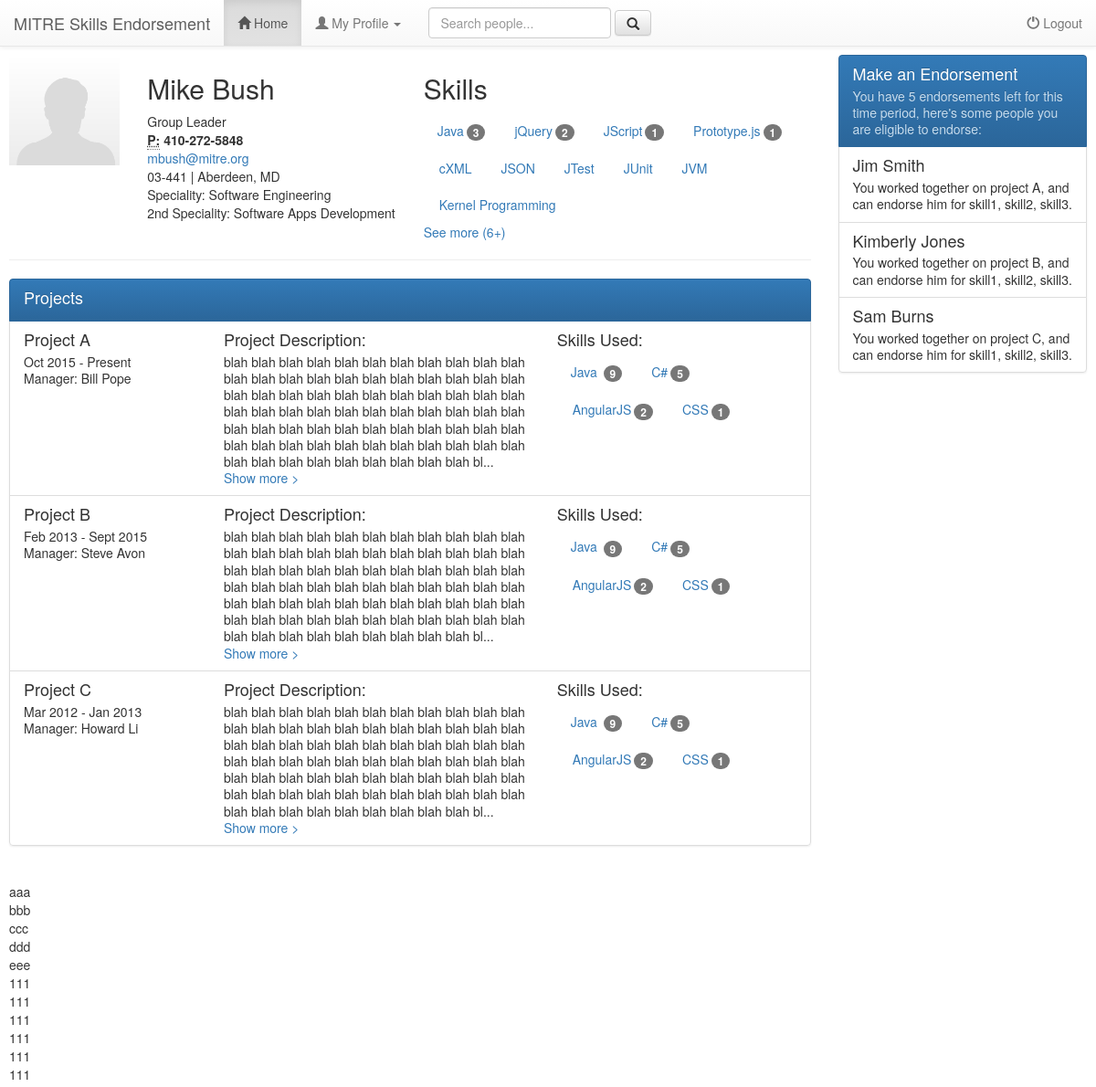
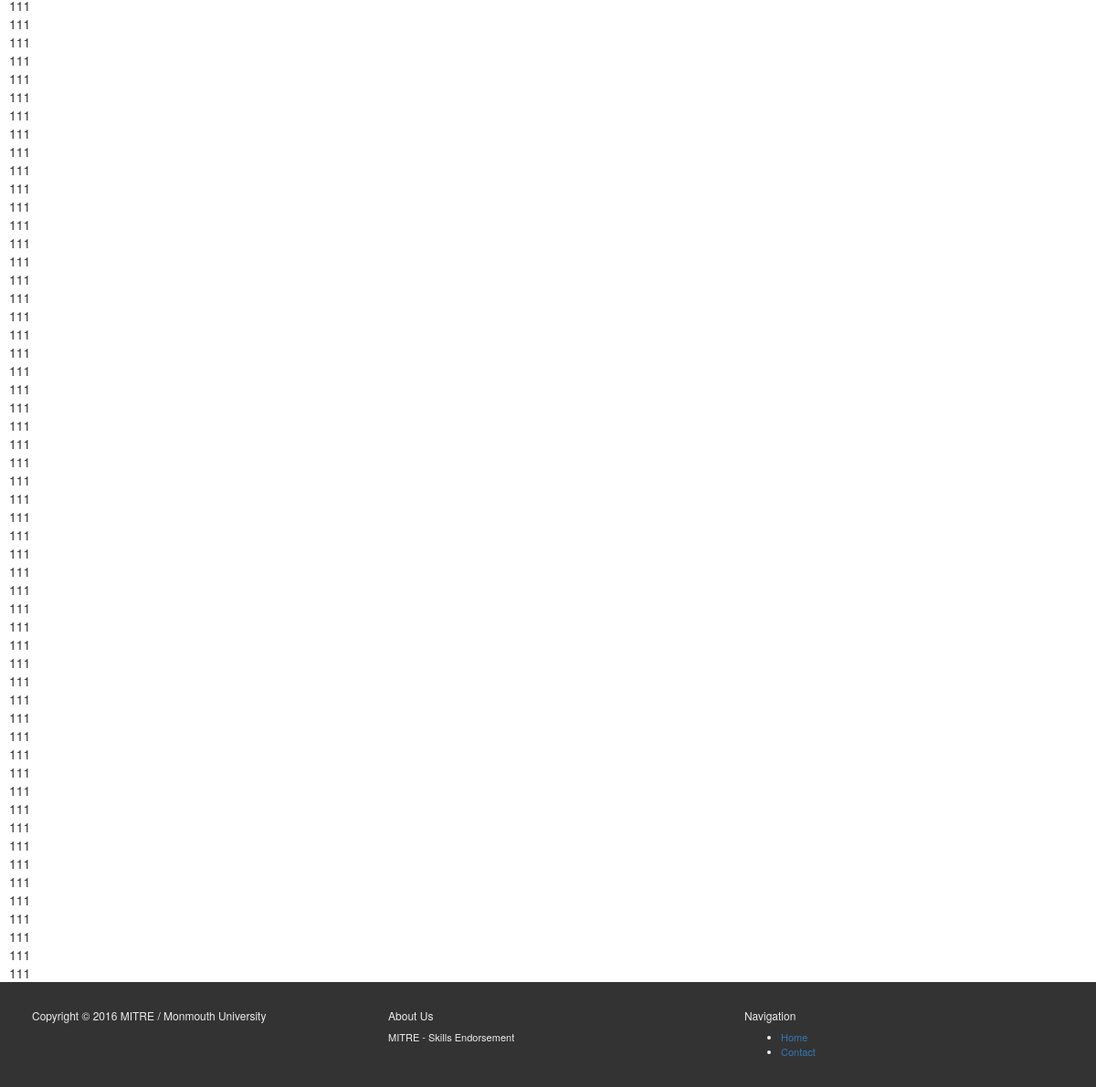
The app's page /user/index.php (signed in) with its own data (2 pictures, top to bottom).
### tables this page shows
CREATE TABLE `users` (
  `user_id` int(11) NOT NULL AUTO_INCREMENT,
  `uname` varchar(50) NOT NULL DEFAULT '',
  `role` varchar(50) NOT NULL DEFAULT '',
  `psword` varchar(20) DEFAULT NULL,
  `fname` varchar(25) DEFAULT NULL,
  `lname` varchar(25) DEFAULT NULL,
  `gender` varchar(1) DEFAULT NULL,
  `email` varchar(50) DEFAULT NULL,
  `phone` varchar(15) DEFAULT NULL,
  `address` varchar(100) DEFAULT NULL,
  `state` varchar(2) DEFAULT NULL,
  `city` varchar(50) DEFAULT NULL,
  `zip` varchar(20) DEFAULT NULL,
  `registration_date` datetime DEFAULT NULL,
  `last_login` datetime DEFAULT NULL,
  `login_attempt` int(11) DEFAULT NULL,
  `blocked_time` datetime DEFAULT NULL,
  `approved_by_admin` varchar(1) DEFAULT NULL,
  `speciality` varchar(75) DEFAULT NULL,
  `speciality2` varchar(75) DEFAULT NULL,
  `job_title` varchar(25) DEFAULT NULL,
  `userdp` varchar(50) DEFAULT NULL,
  PRIMARY KEY (`user_id`,`uname`,`role`)
);

### user/classes/user.php (called while the page is built, shortened)
<?php
class user{
public function getUserInfo($user_id){
		$dbc = mysqli_connect($GLOBALS['db_servername'], $GLOBALS['db_username'], $GLOBALS['db_password'], $GLOBALS['db_name']) or die("Not connected..");
		$q = "select * from users
				where user_id=".$user_id;
		$r = mysqli_query($dbc,$q);
		if (mysqli_num_rows($r) == 1)
		{
			$row = mysqli_fetch_array($r);
			return 	$row;
		}
		else
		{
			return null;
		}
	}
public function getUserSkillsWithRank($user_id){
	$dbc = mysqli_connect($GLOBALS['db_servername'], $GLOBALS['db_username'], $GLOBALS['db_password'], $GLOBALS['db_name']) or die("Not connected..");
		$q = "/*All user's skills with endorsement rankings*/
				select userskills.skill_id, userskills.skill_name, skillrank.rank from
				(
					select ps.skill_id, s.name as skill_name from project_skills ps
					inner join projects p on p.project_id=ps.project_id
					inner join skills s on s.skill_id=ps.skill_id
				 	where upper(p.approved)='Y' and user_id=".$user_id."
				) userskills
				left join
				(
					select skill_id, count(skill_id) as rank from  skill_endorsements
					where user_id=".$user_id."
					group by skill_id
				) skillrank
				on userskills.skill_id=skillrank.skill_id
				order by skillrank.rank desc, userskills.skill_name";
		$r = mysqli_query($dbc,$q);
		if (isset($r) && mysqli_num_rows($r) >= 1)
		{
			return 	$r;
		}
		else
		{
			return null;
		}
	}
}
?>

### user/index.php (the view, shortened to what this page needs)
<?php
$linkno = 1;
include_once 'includes/header.php';
include_once 'classes/user.php';
?>
<?php
function printSkills($dbRows_UserSkillsWithRank, $HowManyShow)
{
	$counter = 0;
	$more = 0;
	echo '<ul class="nav nav-pills" role="tablist">';
	while ( isset($dbRows_UserSkillsWithRank) && $dbRow = mysqli_fetch_array($dbRows_UserSkillsWithRank))
	{
		$counter = $counter + 1;
		$li_str = '<li role="presentation"><a href="#" data-toggle="modal" data-target="#makeViewEndorsementsModal" data-whatever="'.$dbRow['skill_id'].'">'. $dbRow['skill_name'] .'<span class="badge">'. $dbRow['rank'] .'</span></a></li>';
		if ($counter <= $HowManyShow)
		{
			echo $li_str;
		}
		else if ($counter==$HowManyShow+1)
		{
			$more = $more + 1;
		}
		else if ($counter>$HowManyShow)
		{
			$more = $more + 1;
		}
	}
	echo '</ul>';
	if ($counter>$HowManyShow)
		echo '<a href="#" id="more" data-more="'.$more.'" class="morelessul" data-toggle="collapse" data-target="#hiddenskills">See more ('.$more.'+) </a>';
}
?>
<?php
$display_user_id=$userid;
$objUser = new user();
$dbRow_UserInfo = $objUser->getUserInfo($display_user_id);
$dbRows_UserSkillsWithRank = $objUser->getUserSkillsWithRank($display_user_id);
?>
<div class="container-fluid">
    <div class="row">
        <div class="col-md-9" role="main" style="background-color: #ffffff">
	        <div class="row">
		        <div class="col-md-2" style="background-color: #ffffff">
			        <img src="<?php if ( isset($dbRow_UserInfo['userdp']) ) echo '../images/userdp/'. $dbRow_UserInfo['userdp']; else echo '../images/userdp/default-user.png';?>" class="img-responsive" alt="Cinque Terre" width="200" height="200">
		        </div>
				<div class="col-md-4" style="background-color: #ffffff">
					<h2 class="text-capitalize"><?php echo $dbRow_UserInfo['fname'] . ' ' . $dbRow_UserInfo['lname']; ?></h2>
                    <addres>
                        <span class="text-capitalize"><?php echo $dbRow_UserInfo['job_title']; ?></span> <br/>
						<strong><abbr title="Phone">P:</abbr> <?php echo $dbRow_UserInfo['phone']; ?></strong><br/>
						<a href="mailto:#"><?php echo $dbRow_UserInfo['email']; ?></a> <br/>
						<?php echo $dbRow_UserInfo['zip']; ?> | <?php echo $dbRow_UserInfo['city']; ?>, <?php echo $dbRow_UserInfo['state']; ?> <br/>
						Speciality: <?php echo $dbRow_UserInfo['speciality']; ?> <br/>
						2nd Speciality: <?php echo $dbRow_UserInfo['speciality2']; ?>
					</addres>
			</div>
			<div class="col-md-6" style="background-color: #ffffff">
					<h2 class="text-capitalize">Skills</h2>
					<?php printSkills($dbRows_UserSkillsWithRank, 10); ?>
				</div>
	        </div>
		     <hr class="divider">
		     <div class="row">
			    <div class="col-md-12" style="background-color: #ffffff">
				      <div class="bs-example" data-example-id="list-group-custom-content">
	            <div class="list-group">
		            <div  class="list-group-item active">
		            	<h4 class="list-group-item-heading">Projects</h4>
		            </div>
		            <div  class="list-group-item">
			          <div class="row">
				          <div class="col-md-3" style="background-color: #ffffff">
					          <h4 class="list-group-item-heading">Project A</h4>
					          <p class="list-group-item-text">Oct 2015 - Present</p>
					          <p class="list-group-item-text">Manager: Bill Pope</p>
				          </div>
				          <div class="col-md-5" style="background-color: #ffffff">
					          <h4 class="list-group-item-heading">Project Description:</h4>
							  <p class="list-group-item-text">
								  <span class="more">
								  blah blah blah blah blah blah blah blah blah blah blah blah blah blah blah blah blah blah blah blah blah blah blah blah blah blah blah blah blah blah blah blah blah blah blah blah blah blah blah blah blah blah blah blah blah blah blah blah blah blah blah blah blah blah blah blah blah blah blah blah blah blah blah blah blah blah blah blah blah blah blah blah blah blah blah blah blah blah blah blah blah blah blah blah blah blah blah blah blah blah blah blah blah blah blah blah blah blah blah blah blah blah blah blah blah blah blah blah blah blah blah blah blah blah blah blah blah blah blah blah blah blah blah blah blah blah</span></p>
				          </div>
				          <div class="col-md-4" style="background-color: #ffffff">
					          <h4 class="list-group-item-heading">Skills Used:</h4>
					          <ul class="nav nav-pills" role="tablist">
						        <li role="presentation"><a href="#">Java <span class="badge">9</span></a></li>
					  <li role="presentation"><a href="#">C#<span class="badge">5</span></a></li>
					  <li role="presentation"><a href="#">AngularJS<span class="badge">2</span></a></li>
					  <li role="presentation"><a href="#">CSS<span class="badge">1</span></a></li>
					          </ul>
				          </div>
			          </div>
			        </div>
				    <div class="list-group-item">
					    <div class="row">
				          <div class="col-md-3" style="background-color: #ffffff">
					          <h4 class="list-group-item-heading">Project B</h4>
					          <p class="list-group-item-text">Feb 2013 - Sept 2015</p>
					          <p class="list-group-item-text">Manager: Steve Avon</p>
				          </div>
				          <div class="col-md-5" style="background-color: #ffffff">
					          <h4 class="list-group-item-heading">Project Description:</h4>
							  <p class="list-group-item-text">
								  <span class="more">
								  blah blah blah blah blah blah blah blah blah blah blah blah blah blah blah blah blah blah blah blah blah blah blah blah blah blah blah blah blah blah blah blah blah blah blah blah blah blah blah blah blah blah blah blah blah blah blah blah blah blah blah blah blah blah blah blah blah blah blah blah blah blah blah blah blah blah blah blah blah blah blah blah blah blah blah blah blah blah blah blah blah blah blah blah blah blah blah blah blah blah blah blah blah blah blah blah blah blah blah blah blah blah blah blah blah blah blah blah blah blah blah blah blah blah blah blah blah blah blah blah blah blah blah blah blah blah</span></p>
				          </div>
				          <div class="col-md-4" style="background-color: #ffffff">
					          <h4 class="list-group-item-heading">Skills Used:</h4>
					          <ul class="nav nav-pills" role="tablist">
						        <li role="presentation"><a href="#">Java <span class="badge">9</span></a></li>
					  <li role="presentation"><a href="#">C#<span class="badge">5</span></a></li>
					  <li role="presentation"><a href="#">AngularJS<span class="badge">2</span></a></li>
					  <li role="presentation"><a href="#">CSS<span class="badge">1</span></a></li>
					          </ul>
				          </div>
			          </div>
					</div>
					<div class="list-group-item">
					   <div class="row">
				          <div class="col-md-3" style="background-color: #ffffff">
					          <h4 class="list-group-item-heading">Project C</h4>
					          <p class="list-group-item-text">Mar 2012 - Jan 2013</p>
					          <p class="list-group-item-text">Manager: Howard Li</p>
				          </div>
				          <div class="col-md-5" style="background-color: #ffffff">
					          <h4 class="list-group-item-heading">Project Description:</h4>
							  <p class="list-group-item-text">
								  <span class="more">
								  blah blah blah blah blah blah blah blah blah blah blah blah blah blah blah blah blah blah blah blah blah blah blah blah blah blah blah blah blah blah blah blah blah blah blah blah blah blah blah blah blah blah blah blah blah blah blah blah blah blah blah blah blah blah blah blah blah blah blah blah blah blah blah blah blah blah blah blah blah blah blah blah blah blah blah blah blah blah blah blah blah blah blah blah blah blah blah blah blah blah blah blah blah blah blah blah blah blah blah blah blah blah blah blah blah blah blah blah blah blah blah blah blah blah blah blah blah blah blah blah blah blah blah blah blah blah</span></p>
				          </div>
				          <div class="col-md-4" style="background-color: #ffffff">
					          <h4 class="list-group-item-heading">Skills Used:</h4>
					          <ul class="nav nav-pills" role="tablist">
						        <li role="presentation"><a href="#">Java <span class="badge">9</span></a></li>
					  <li role="presentation"><a href="#">C#<span class="badge">5</span></a></li>
					  <li role="presentation"><a href="#">AngularJS<span class="badge">2</span></a></li>
					  <li role="presentation"><a href="#">CSS<span class="badge">1</span></a></li>
					          </ul>
				          </div>
			          </div>
					</div>
				</div>
			</div>
			    </div>
		     </div>
	<br/>aaa
    <br/>bbb
    <br/>ccc
    <br/>ddd
    <br/>eee
    <br/>111
    <br/>111
    <br/>111
    <br/>111
    <br/>111
    <br/>111
    <br/>111
    <br/>111
    <br/>111
    <br/>111
    <br/>111
    <br/>111
    <br/>111
    <br/>111
    <br/>111
    <br/>111
    <br/>111
    <br/>111
    <br/>111
    <br/>111
    <br/>111
    <br/>111
    <br/>111
    <br/>111
    <br/>111
    <br/>111
    <br/>111
    <br/>111
    <br/>111
    <br/>111
    <br/>111
    <br/>111
    <br/>111
    <br/>111
    <br/>111
    <br/>111
    <br/>111
    <br/>111
    <br/>111
    <br/>111
    <br/>111
    <br/>111
    <br/>111
    <br/>111
    <br/>111
    <br/>111
    <br/>111
    <br/>111
    <br/>111
    <br/>111
    <br/>111
    <br/>111
    <br/>111
    <br/>111
    <br/>111
    <br/>111
    <br/>111
    <br/>111
    <br/>111
    <br/>111
        </div>
        <div class="col-md-3" role="complementary" style="background-color: #ffffff">
		<nav class="bs-docs-sidebar hidden-print hidden-xs hidden-sm affix-top">
            <div class="bs-example" data-example-id="list-group-custom-content">
	            <div class="list-group">
		            <div  class="list-group-item active">
		            <h4 class="list-group-item-heading">Make an Endorsement</h4>
		            <p class="list-group-item-text">You have 5 endorsements left for this time period, here's some people you are eligible to endorse:</p> </div>
		            <div  class="list-group-item">
			            <h4 class="list-group-item-heading">Jim Smith</h4>
			            <p class="list-group-item-text">You worked together on project A, and can endorse him for skill1, skill2, skill3.</p> </div>
				            <div class="list-group-item">
					            <h4 class="list-group-item-heading">Kimberly Jones</h4>
					            <p class="list-group-item-text">You worked together on project B, and can endorse him for skill1, skill2, skill3.</p> </div>
					        <div class="list-group-item">
					            <h4 class="list-group-item-heading">Sam Burns</h4>
					            <p class="list-group-item-text">You worked together on project C, and can endorse him for skill1, skill2, skill3.</p> </div>
				</div>
			</div>
		</nav>
        </div>
    </div>
</div>
<?php
include_once 'includes/footer.php';
?>

### user/includes/header.php (shortened to what this page needs)
<html lang="en">
<head>
    <link rel="stylesheet" href="https://maxcdn.bootstrapcdn.com/bootstrap/3.3.6/css/bootstrap.min.css">
    <link rel="stylesheet" href="https://maxcdn.bootstrapcdn.com/bootstrap/3.3.6/css/bootstrap-theme.min.css">
    <link href="includes/stylesmain.css" rel="stylesheet">
</head>
<body>
<nav  class="navbar navbar-default navbar-fixed-top">
	<div class="container-fluid">
            <div class="navbar-header">
                <a href="#" class="navbar-brand">MITRE Skills Endorsement</a>
            </div>
            <div  id="navbar" class="collapse navbar-collapse">
                <ul class="nav navbar-nav ">
                    <li <?php if($linkno==1) echo 'class="active"'?>>
                        <a href="#"><span class="glyphicon glyphicon-home"></span> Home</a>
                    </li>
                    <li class="dropdown">
                        <a href="#" class="dropdown-toggle" data-toggle="dropdown"> <span class="glyphicon glyphicon-user"></span> My Profile <span class="caret"></span></a>
                    </li>
                </ul>
                <form class="navbar-form pull-left">
					<input type="text" class="form-control" placeholder="Search people..." id="searchInput">
					<button type="submit" class="btn btn-default"><span class="glyphicon glyphicon-search"></span></button>
				</form>
                <ul class="nav navbar-nav navbar-right">
                    <li>
                        <a href="../logout.php"><span class="glyphicon glyphicon-off"></span> Logout</a>
                    </li>
                </ul>
            </div>
        </div>
    </nav>

### user/includes/footer.php (shortened to what this page needs)
<footer>
    <div class="container">
        <div class="row">
            <div class="col-sm-4">
                <h6>Copyright © 2016 MITRE / Monmouth University</h6>
            </div>
            <div class="col-sm-4">
                <h6>About Us</h6>
                <p>MITRE - Skills Endorsement</p>
            </div>
            <div class="col-sm-4">
                <h6>Navigation</h6>
                <ul class="unstyled">
                    <li><a href="#">Home</a></li>
                    <li><a href="#">Contact</a></li>
                </ul>
            </div>
        </div>
    </div>
</footer>
</body>
</html>

### user/includes/stylesmain.css (style rules this page uses)
body { -webkit-font-smoothing: antialiased; text-rendering: optimizelegibility; //padding-top: 30px; //margin-left: 10px; //margin-right: 10px; //margin-bottom: 15px; }
body > .container-fluid { padding: 60px 10px 0px 10px; }
.badge { //-webkit-border-radius: 0 !important; //-moz-border-radius: 0 !important; //border-radius: 0 !important; }
#searchInput { width: 200px; }
footer { background: #333; color: #eee; font-size: 11px; padding: 20px; }

### records on screen
users: fname "Mike", lname "Bush", job_title "Group Leader", phone "410-272-5848", email "mbush@mitre.org", zip "03-441", city "Aberdeen", state "MD", speciality "Software Engineering", speciality2 "Software Apps Development"

### other values on screen
$dbRow['skill_name'] "Java"
$dbRow['rank'] "3"
$dbRow['skill_name'] "jQuery"
$dbRow['rank'] "2"
$dbRow['skill_name'] "JScript"
$dbRow['rank'] "1"
$dbRow['skill_name'] "Prototype.js"
$dbRow['skill_name'] "cXML"
$dbRow['skill_name'] "JSON"
$dbRow['skill_name'] "JTest"
$dbRow['skill_name'] "JUnit"
$dbRow['skill_name'] "JVM"
$dbRow['skill_name'] "Kernel Programming"
$more "6"
